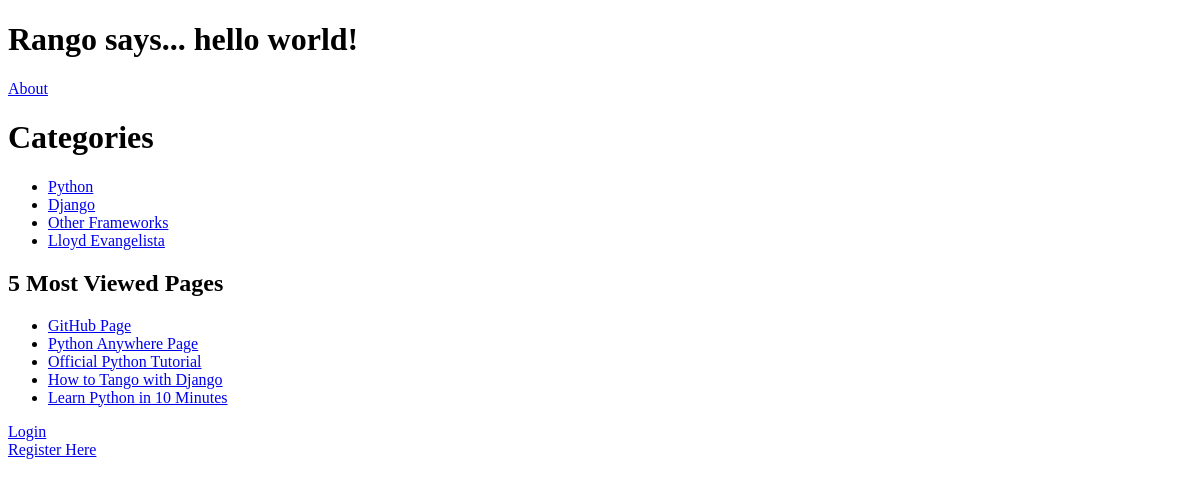
The app's page /rango/, older data.
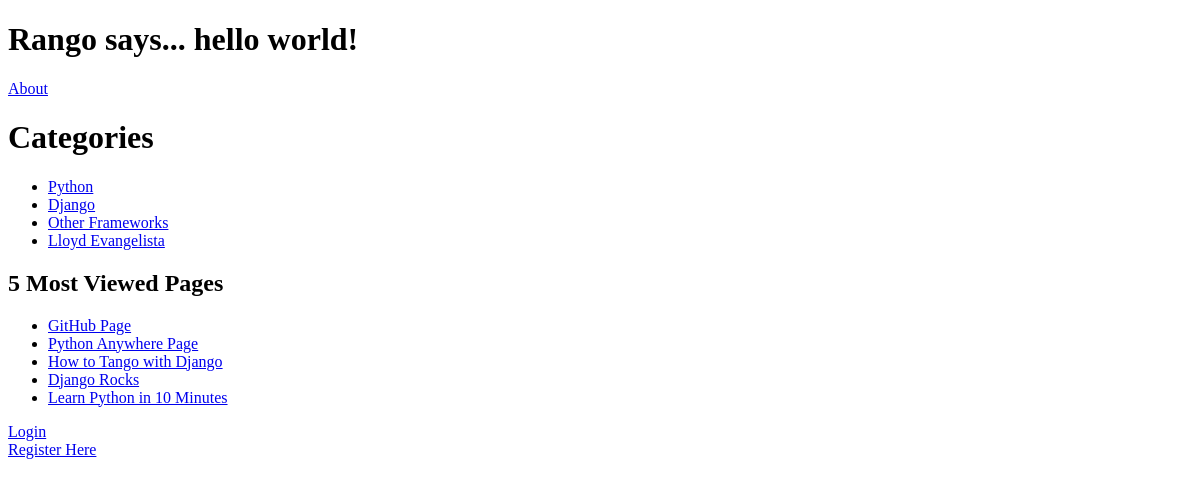
The same page, newer data.
### rango/models.py (models this page shows, shortened)
class Category(models.Model):
    name = models.CharField(max_length=128, unique=True)
    views = models.IntegerField(default=0)
    likes = models.IntegerField(default=0)
    student_name = models.IntegerField(default=2143734)
    slug = models.SlugField()

class Page(models.Model):
    category = models.ForeignKey(Category)
    title = models.CharField(max_length=128)
    url = models.URLField()
    views = models.IntegerField(default=0)

### rango/views.py (the view)
def index(request):
    category_list = Category.objects.order_by('-likes')[:5]
    pages_list = Page.objects.order_by('-views')[:5]
    context_dict = {'categories': category_list, 'pages' : pages_list}
    return render(request, 'rango/index.html', context_dict)

### templates/rango/index.html (shortened to what this page needs)
<!DOCTYPE html>
<html>
    <head>
    </head>
    <body>
        {% if user.is_authenticated %}
        <h1>Rango says... hello {{ user.username }}!</h1>
        {% else %}
        <h1>Rango says... hello world!</h1>
        {% endif %}
        <a href="/rango/about/">About</a>
        <h1>Categories</h1>
        {% if categories %}
            <ul>
                {% for category in categories %}
                <li><a href="/rango/category/{{ category.slug }}">{{ category.name }}</a></li>
                {% endfor %}
            </ul>
       {% else %}
            <strong>There are no categories present.</strong>
       {% endif %}
       <h2>5 Most Viewed Pages</h2>
       {% if pages %}
        <ul>
            {% for page in pages %}
            <li><a href="{{ page.url }}">{{ page.title }}</a></li>
            {% endfor %}
        </ul>
        {% else %}
        <strong>No pages currently present.</strong>
        {% endif %}
       {% if user.is_authenticated %}
       <a href="/rango/add_category/">Add a New Category</a><br />
       <a href="/rango/category/{{category.slug}}/add_page/">Add a New Page</a><br/>
       <a href="/rango/logout/">Logout</a></br>
       {% else %}
       <a href="/rango/login/">Login</a></br>
       <a href="/rango/register/">Register Here</a>
       {% endif %}
    </body>
</html>

Row changes from the older to the newer data that the page shows:
removed Page: title "Official Python Tutorial"
added Page: title "Django Rocks"
